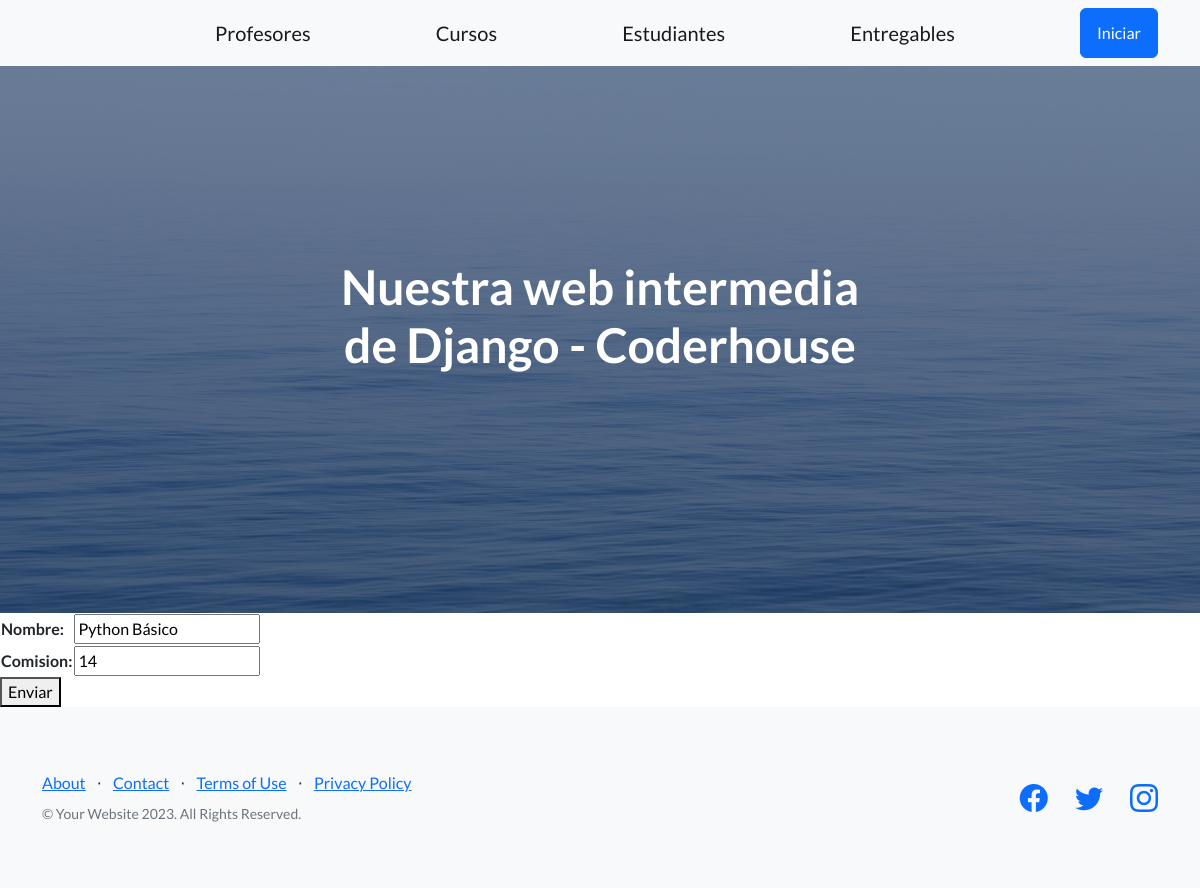
Before: /Appdjango/up-cursos/1 with the older database file.
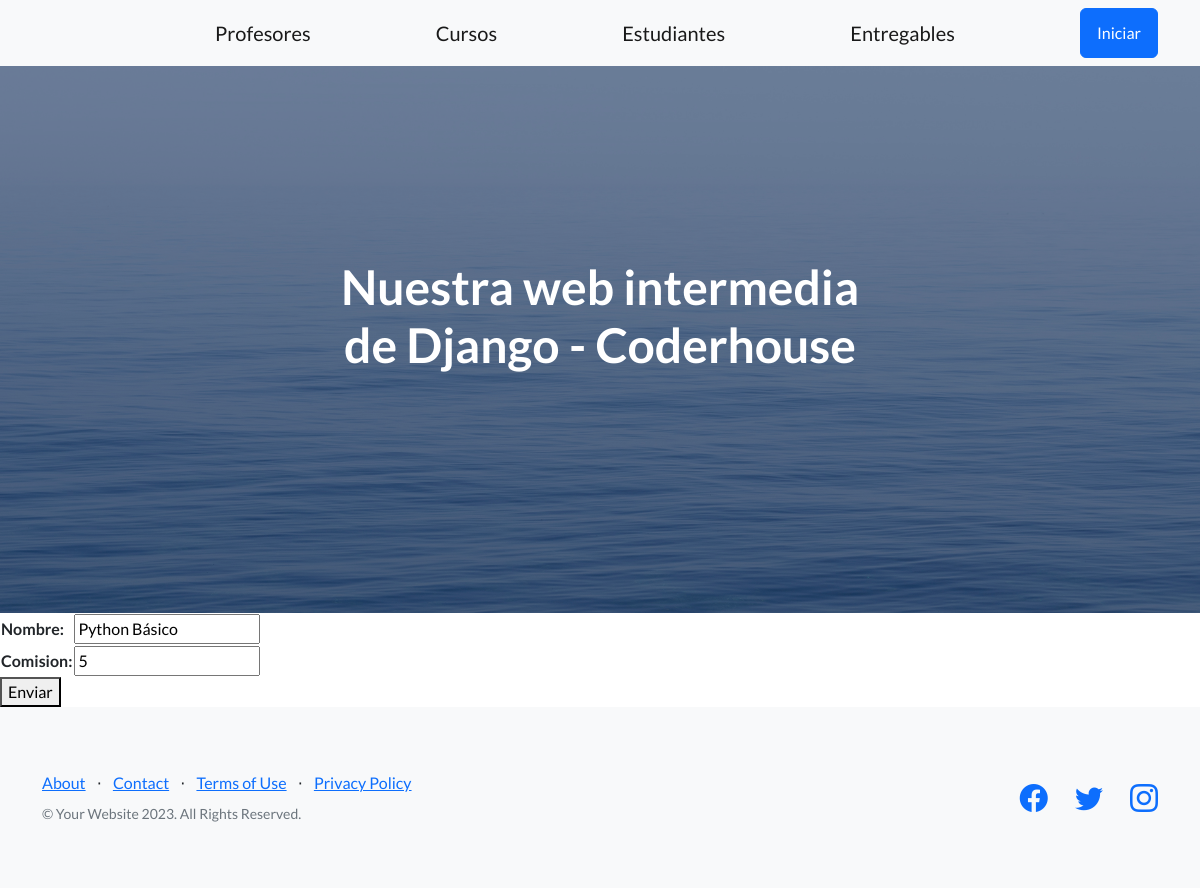
After: the same page with the newer database file.
### AplicacionDjango/models.py (models this page shows, shortened)
class Curso(models.Model):
    nombre = models.CharField(max_length=50)
    comision = models.IntegerField()

### AplicacionDjango/views.py (the view)
# urls.py: path('up-cursos/<pk>', CursoUpdate.as_view(), name="CursosUpdateView"),
class CursoUpdate(UpdateView):
    model = Curso
    template_name = "curso_update_view.html"
    fields = ('__all__')
    success_url = '/Appdjango/'
    context_object_name = 'curso'

### AplicacionDjango/templates/curso_update_view.html
{% extends 'base.html' %}
{% load static %}
{% block contenidoQCambia %}
    <form action="{% url 'CursosUpdateView' curso.id %}" method="POST">{% csrf_token %}
        <table>
            {{form.as_table}}
        </table>
        <button type="submit"> Enviar </button>
    </form>
{% endblock contenidoQCambia %}

Changed rows visible on the page:
changed Curso "Python Básico": comision "14" → "5"
